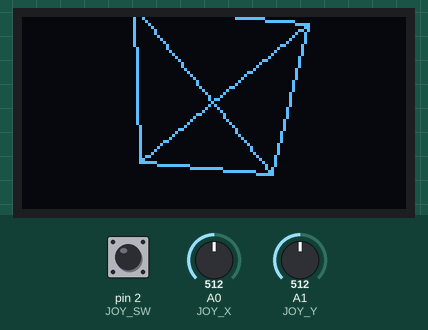
Simulated run of this sketch. Board: Arduino Uno, built with avr-gcc and run on an emulated ATmega328P. Parts: 128×64 one-colour display. The inputs (shaded band) are chosen by the test bench; at power-on: pin 2 (JOY_SW) HIGH, A1 (JOY_Y) = 512, A0 (JOY_X) = 512.

Above: at 1.29 s.
1.3 s: pin 2 (JOY_SW) pulled LOW for 3.2 s
At 2.0 s:
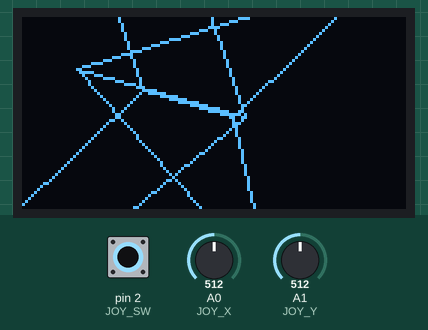
6.0 s: A1 (JOY_Y) set to 716
At 6.13 s:
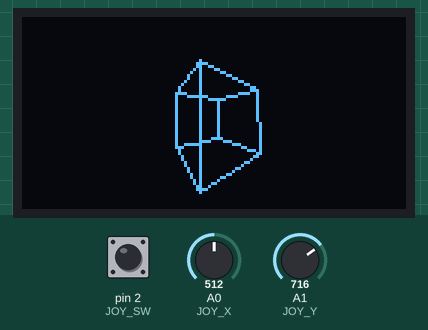
7.5 s: A0 (JOY_X) set to 716
At 7.57 s:
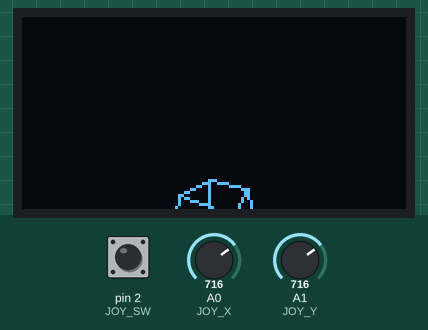
9.0 s: A1 (JOY_Y) set to 306
At 10.16 s:
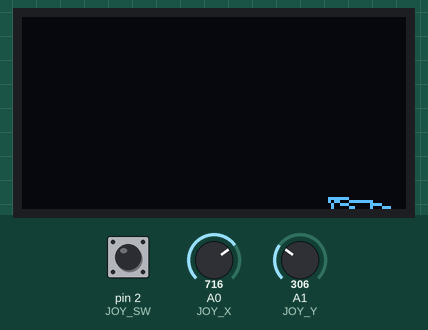

Measured:
- after the input at 9.0 s, the display: first changes after 0.95 s (image 4 shows a later state)

The sketch:

cube_ssd1306.ino
```cpp
#include <SPI.h>
#include <Wire.h>

#include <Adafruit_GFX.h>
#include <Adafruit_SSD1306.h>

#define SCREEN_WIDTH 128
#define SCREEN_HEIGHT 64

#define JOY_X A0
#define JOY_Y A1
#define JOY_SW 2

// Declaration for an SSD1306 display connected to I2C (SDA, SCL pins)
#define OLED_RESET     4 // Reset pin # (or -1 if sharing Arduino reset pin)
Adafruit_SSD1306 display(SCREEN_WIDTH, SCREEN_HEIGHT, &Wire, OLED_RESET);

#define NUM_OF_INDICES 12

// Feel free to change these rotation speeds
float rotationXspeed = 0.09;
float rotationYspeed = 0.16;
float rotationZspeed = 0.3;

float cubeX = 0;
float cubeY = 0;
float cubeZ = 0;

int cubeOffset_x = SCREEN_WIDTH / 2;
int cubeOffset_y = SCREEN_HEIGHT / 2;
float cubeSize = 25;
float cameraDistance = 1;
float rotationX = 0;
float rotationY = 0;
float rotationZ = 0;

float vertices[][3] = { {-1, -1, -1}, {1, -1, -1}, {1, 1, -1}, {-1, 1, -1},
                      {-1, -1, 1}, {1, -1, 1}, {1, 1, 1}, {-1, 1, 1} };

int indices[][2] = { {0, 1}, {1, 2}, {2, 3}, {3, 0}, {4, 5}, {5, 6}, {6, 7}, {7, 4}, {0, 4}, {1, 5}, {2, 6}, {3, 7} };

void setup() {
  Serial.begin(9600);

  // SSD1306_SWITCHCAPVCC = generate display voltage from 3.3V internally
  if(!display.begin(SSD1306_SWITCHCAPVCC, 0x3C)) {
    Serial.println(F("SSD1306 allocation failed"));
    for(;;); // Don't proceed, loop forever
  }

  pinMode(JOY_SW, INPUT);
  digitalWrite(JOY_SW, HIGH);

  // Clear the buffer
  display.clearDisplay();
  display.display();
}

float* rotate(float& x, float& y, float angle)
{
  float s = sin(angle);
  float c = cos(angle);
  float* result = new float[2];
  result[0] = x * c - y * s;
  result[1] = y * c + x * s;
  return result;
}

void loop() {
  float xMovement, yMovement, zMovement;
  xMovement = -(analogRead(JOY_X) - 512);
  if (xMovement > -10 && xMovement < 10)
    xMovement = 0;
  yMovement = -(analogRead(JOY_Y) - 512);
  if (yMovement > -10 && yMovement < 10)
    yMovement = 0;
  zMovement = digitalRead(JOY_SW);

  xMovement /= 64;
  yMovement /= 64;
  zMovement -= 1;
  zMovement *= 0.05;

  cubeX += xMovement;
  cubeY += yMovement;
  cubeZ += zMovement;

  for (int i = 0; i < NUM_OF_INDICES; i++)
  {
    int* index = indices[i];
    int a = index[0];
    int b = index[1];

    float* vertex1 = vertices[a];
    float* vertex2 = vertices[b];

    float x1, y1, z1, x2, y2, z2;
    x1 = vertex1[0];
    y1 = vertex1[1];
    z1 = vertex1[2];

    float* temp_Rotation = rotate(x1, z1, rotationY);
    x1 = temp_Rotation[0];
    z1 = temp_Rotation[1];
    delete temp_Rotation;

    temp_Rotation = rotate(y1, z1, rotationX);
    y1 = temp_Rotation[0];
    z1 = temp_Rotation[1];
    delete temp_Rotation;

    x1 = (float)(x1 * cubeSize);
    y1 = (float)(y1 * cubeSize);

    x2 = (float)vertex2[0];
    y2 = (float)vertex2[1];
    z2 = (float)vertex2[2];

    temp_Rotation = rotate(x2, z2, rotationY);
    x2 = temp_Rotation[0];
    z2 = temp_Rotation[1];
    delete temp_Rotation;

    temp_Rotation = rotate(y2, z2, rotationX);
    y2 = temp_Rotation[0];
    z2 = temp_Rotation[1];
    delete temp_Rotation;

    x2 = (float)(x2 * cubeSize);
    y2 = (float)(y2 * cubeSize);

    x1 += cubeX;
    x2 += cubeX;
    y1 += cubeY;
    y2 += cubeY;
    z1 += cubeZ;
    z2 += cubeZ;

    x1 /= z1 * cameraDistance;
    x2 /= z2 * cameraDistance;
    y1 /= z1 * cameraDistance;
    y2 /= z2 * cameraDistance;

    x1 += cubeOffset_x;
    x2 += cubeOffset_x;
    y1 += cubeOffset_y;
    y2 += cubeOffset_y;

    display.drawLine(x1, y1, x2, y2, SSD1306_WHITE);
  }

  rotationX += rotationXspeed;
  rotationY += rotationYspeed;
  rotationZ += rotationZspeed;

  display.display();
  display.clearDisplay();
}
```
